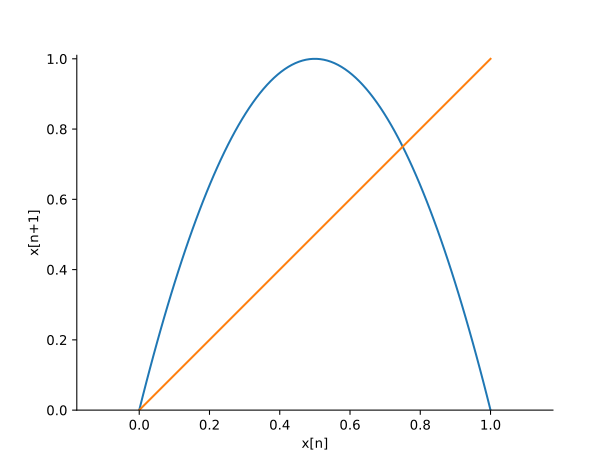

The script that saved this image:
import matplotlib as mp
mp.use("Qt5Agg")

import numpy as np
import matplotlib.pyplot as plt
from matplotlib.ticker import StrMethodFormatter

from pydrake.all import (DiagramBuilder, LogOutput, Simulator, SymbolicVectorSystem, Variable)


builder = DiagramBuilder()

x = Variable("x")
plant = builder.AddSystem(SymbolicVectorSystem(state=[x], dynamics=[4*x*(1-x)], output=[x], time_period=1))
log = LogOutput(plant.get_output_port(0), builder)

diagram = builder.Build()
simulator = Simulator(diagram)
context = simulator.get_mutable_context()

random_state = np.random.RandomState() # see drake #12632.
fig, ax = plt.subplots(2, 1)

for i in range(2):
  context.SetTime(0)
  context.SetDiscreteState([random_state.uniform()])
  log.reset()
  simulator.Initialize()
  simulator.AdvanceTo(200)

  ax[i].plot(log.sample_times(), log.data().T)
  ax[i].set_xlabel('n')
  ax[i].set_ylabel('x[n]')
  ax[i].set_xlim([0, 200])
  ax[i].set_ylim([0, 1])

plt.savefig('figures/logistic_map_rollouts.svg')


# Plot the actual map
x = np.linspace(0, 1, 100)
xn = 4*x*(1-x)
fig, ax = plt.subplots()
ax.spines["top"].set_visible(False)
ax.spines["right"].set_visible(False)
ax.plot(x,xn)
ax.axis('equal')
ax.plot([0, 1], [0, 1])
ax.set_xlim([0, 1])
ax.set_ylim([0, 1.01])
ax.set_xlabel('x[n]')
ax.set_ylabel('x[n+1]')

plt.savefig('figures/logistic_map.svg')


fig, ax = plt.subplots(1, 3, figsize=(10, 4))
x = np.linspace(0.01, 0.99, 100)
p0 = 1 + 0*x
p1 = 1./(2*np.sqrt(1-x))
p2 = np.sqrt(2)/(8*np.sqrt(1-x))*(1./np.sqrt(1+np.sqrt(1-x)) + 1./np.sqrt(1-np.sqrt(1-x)))
pstar = 1/(np.pi*np.sqrt(x*(1-x)))

ax[0].plot(x, p0)
ax[1].plot(x, p1)
ax[2].plot(x, p2)

for i in range(3):
  ax[i].plot(x, pstar, '--')
  ax[i].set_xlim([0, 1])
  ax[i].set_ylim([0, 2.2])
  ax[i].set_xlabel('x')
  ax[i].yaxis.set_major_formatter(StrMethodFormatter('{x:,.1f}')) # No decimal places


ax[0].set_title('p₀(x)')
ax[1].set_title('p₁(x)')
ax[2].set_title('p₂(x)')
ax[0].set_ylabel('p(x)')
plt.tight_layout()

plt.savefig('figures/logistic_map_master.svg')

plt.show()
